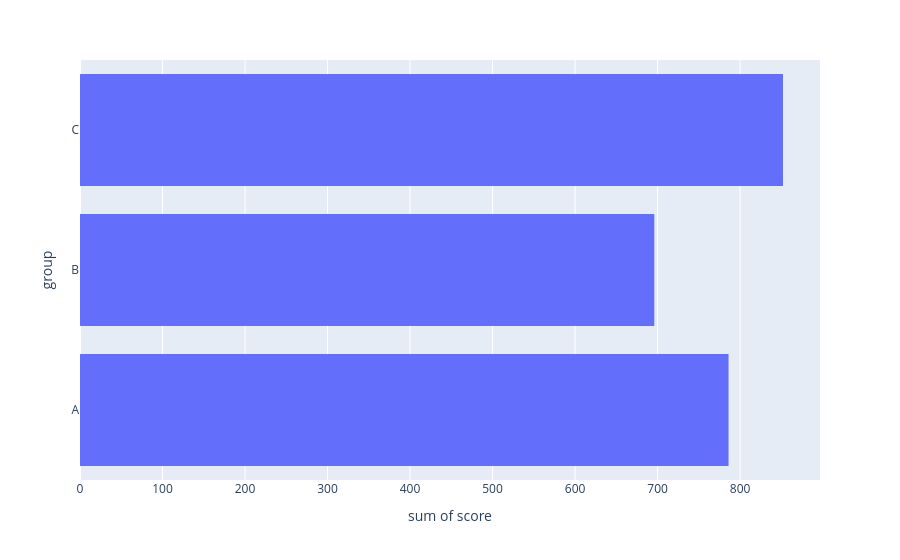

Notebook code for this chart:
### Code cell
fig = px.histogram(
    df,
    x='score',
    y='group',
)

fig.show()

### Figure 1 — Plotly figure (JSON) as saved in the notebook; plotly's stock layout.template omitted (floating-point values rounded to 4 significant figures)
{"data": [{"bingroup": "y", "histfunc": "sum", "hovertemplate": "sum of score=%{x}<br>group=%{y}<extra></extra>", "legendgroup": "", "marker": {"color": "#636efa", "pattern": {"shape": ""}}, "name": "", "orientation": "h", "showlegend": false, "x": [52, 55, 58, 60, 61, 63, 65, 67, 68, 70, 72, 95, 48, 50, 53, 54, 56, 57, 58, 60, 62, 64, 66, 68, 60, 62, 64, 66, 68, 70, 72, 74, 76, 78, 80, 82], "xaxis": "x", "y": ["A", "A", "A", "A", "A", "A", "A", "A", "A", "A", "A", "A", "B", "B", "B", "B", "B", "B", "B", "B", "B", "B", "B", "B", "C", "C", "C", "C", "C", "C", "C", "C", "C", "C", "C", "C"], "yaxis": "y", "type": "histogram"}], "layout": {"xaxis": {"anchor": "y", "domain": [0.0, 1.0], "title": {"text": "sum of score"}}, "yaxis": {"anchor": "x", "domain": [0.0, 1.0], "title": {"text": "group"}}, "legend": {"tracegroupgap": 0}, "margin": {"t": 60}, "barmode": "relative"}}
